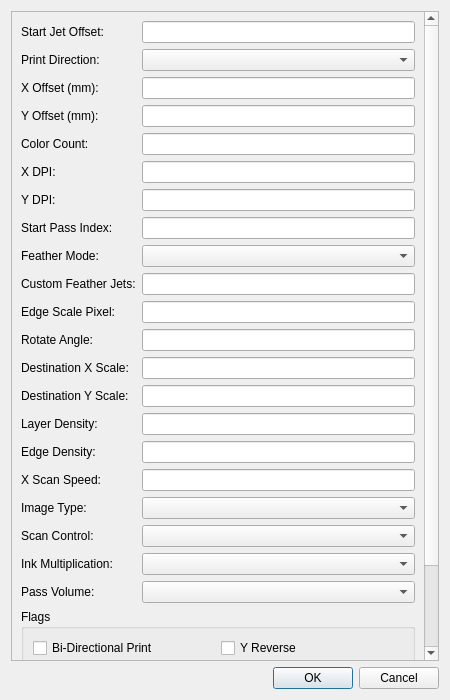
<?xml version="1.0" encoding="UTF-8"?>
<ui version="4.0">
 <class>ImgLayerSetDialog</class>
 <widget class="QDialog" name="ImgLayerSetDialog">
  <property name="geometry">
   <rect>
    <x>0</x>
    <y>0</y>
    <width>450</width>
    <height>700</height>
   </rect>
  </property>
  <property name="windowTitle">
   <string>Image Layer Settings</string>
  </property>
  <layout class="QVBoxLayout" name="verticalLayout">
   <item>
    <widget class="QScrollArea" name="scrollArea">
     <property name="widgetResizable">
      <bool>true</bool>
     </property>
     <widget class="QWidget" name="scrollAreaWidgetContents">
      <property name="geometry">
       <rect>
        <x>0</x>
        <y>0</y>
        <width>415</width>
        <height>800</height>
       </rect>
      </property>
      <layout class="QFormLayout" name="formLayout">
       <item row="0" column="0">
        <widget class="QLabel" name="label_1">
         <property name="text">
          <string>Start Jet Offset:</string>
         </property>
        </widget>
       </item>
       <item row="0" column="1">
        <widget class="QLineEdit" name="startJetOffLineEdit"/>
       </item>
       <item row="1" column="0">
        <widget class="QLabel" name="label_2">
         <property name="text">
          <string>Print Direction:</string>
         </property>
        </widget>
       </item>
       <item row="1" column="1">
        <widget class="QComboBox" name="prtDirComboBox"/>
       </item>
       <item row="2" column="0">
        <widget class="QLabel" name="label_3">
         <property name="text">
          <string>X Offset (mm):</string>
         </property>
        </widget>
       </item>
       <item row="2" column="1">
        <widget class="QLineEdit" name="xPosOffLineEdit"/>
       </item>
       <item row="3" column="0">
        <widget class="QLabel" name="label_4">
         <property name="text">
          <string>Y Offset (mm):</string>
         </property>
        </widget>
       </item>
       <item row="3" column="1">
        <widget class="QLineEdit" name="prtYOffetLineEdit"/>
       </item>
       <item row="4" column="0">
        <widget class="QLabel" name="label_5">
         <property name="text">
          <string>Color Count:</string>
         </property>
        </widget>
       </item>
       <item row="4" column="1">
        <widget class="QLineEdit" name="colorCntsLineEdit"/>
       </item>
       <item row="5" column="0">
        <widget class="QLabel" name="label_6">
         <property name="text">
          <string>X DPI:</string>
         </property>
        </widget>
       </item>
       <item row="5" column="1">
        <widget class="QLineEdit" name="xDPILineEdit"/>
       </item>
       <item row="6" column="0">
        <widget class="QLabel" name="label_7">
         <property name="text">
          <string>Y DPI:</string>
         </property>
        </widget>
       </item>
       <item row="6" column="1">
        <widget class="QLineEdit" name="yDPILineEdit"/>
       </item>
       <item row="7" column="0">
        <widget class="QLabel" name="label_8">
         <property name="text">
          <string>Start Pass Index:</string>
         </property>
        </widget>
       </item>
       <item row="7" column="1">
        <widget class="QLineEdit" name="startPassIndexLineEdit"/>
       </item>
       <item row="8" column="0">
        <widget class="QLabel" name="label_9">
         <property name="text">
          <string>Feather Mode:</string>
         </property>
        </widget>
       </item>
       <item row="8" column="1">
        <widget class="QComboBox" name="featherModeComboBox"/>
       </item>
       <item row="9" column="0">
        <widget class="QLabel" name="label_10">
         <property name="text">
          <string>Custom Feather Jets:</string>
         </property>
        </widget>
       </item>
       <item row="9" column="1">
        <widget class="QLineEdit" name="customFeatherJetsLineEdit"/>
       </item>
       <item row="10" column="0">
        <widget class="QLabel" name="label_11">
         <property name="text">
          <string>Edge Scale Pixel:</string>
         </property>
        </widget>
       </item>
       <item row="10" column="1">
        <widget class="QLineEdit" name="edgeScalePixelLineEdit"/>
       </item>
       <item row="11" column="0">
        <widget class="QLabel" name="label_12">
         <property name="text">
          <string>Rotate Angle:</string>
         </property>
        </widget>
       </item>
       <item row="11" column="1">
        <widget class="QLineEdit" name="rotateAngleLineEdit"/>
       </item>
       <item row="12" column="0">
        <widget class="QLabel" name="label_13">
         <property name="text">
          <string>Destination X Scale:</string>
         </property>
        </widget>
       </item>
       <item row="12" column="1">
        <widget class="QLineEdit" name="dstXScaleLineEdit"/>
       </item>
       <item row="13" column="0">
        <widget class="QLabel" name="label_14">
         <property name="text">
          <string>Destination Y Scale:</string>
         </property>
        </widget>
       </item>
       <item row="13" column="1">
        <widget class="QLineEdit" name="dstYScaleLineEdit"/>
       </item>
       <item row="14" column="0">
        <widget class="QLabel" name="label_15">
         <property name="text">
          <string>Layer Density:</string>
         </property>
        </widget>
       </item>
       <item row="14" column="1">
        <widget class="QLineEdit" name="layerDensityLineEdit"/>
       </item>
       <item row="15" column="0">
        <widget class="QLabel" name="label_16">
         <property name="text">
          <string>Edge Density:</string>
         </property>
        </widget>
       </item>
       <item row="15" column="1">
        <widget class="QLineEdit" name="edgeDensityLineEdit"/>
       </item>
       <item row="16" column="0">
        <widget class="QLabel" name="label_17">
         <property name="text">
          <string>X Scan Speed:</string>
         </property>
        </widget>
       </item>
       <item row="16" column="1">
        <widget class="QLineEdit" name="xScanSpdLineEdit"/>
       </item>
       <item row="17" column="0">
        <widget class="QLabel" name="label_18">
         <property name="text">
          <string>Image Type:</string>
         </property>
        </widget>
       </item>
       <item row="17" column="1">
        <widget class="QComboBox" name="imgTypeComboBox"/>
       </item>
       <item row="18" column="0">
        <widget class="QLabel" name="label_19">
         <property name="text">
          <string>Scan Control:</string>
         </property>
        </widget>
       </item>
       <item row="18" column="1">
        <widget class="QComboBox" name="scanCtlValueComboBox"/>
       </item>
       <item row="19" column="0">
        <widget class="QLabel" name="label_20">
         <property name="text">
          <string>Ink Multiplication:</string>
         </property>
        </widget>
       </item>
       <item row="19" column="1">
        <widget class="QComboBox" name="mulityInkComboBox"/>
       </item>
       <item row="20" column="0">
        <widget class="QLabel" name="label_21">
         <property name="text">
          <string>Pass Volume:</string>
         </property>
        </widget>
       </item>
       <item row="20" column="1">
        <widget class="QComboBox" name="passVolComboBox"/>
       </item>
       <item row="21" column="0" colspan="2">
        <widget class="QGroupBox" name="flagsGroupBox">
         <property name="title">
          <string>Flags</string>
         </property>
         <layout class="QGridLayout" name="gridLayout">
          <item row="0" column="0">
           <widget class="QCheckBox" name="doubleDirCheckBox">
            <property name="text">
             <string>Bi-Directional Print</string>
            </property>
           </widget>
          </item>
          <item row="0" column="1">
           <widget class="QCheckBox" name="yReverseCheckBox">
            <property name="text">
             <string>Y Reverse</string>
            </property>
           </widget>
          </item>
          <item row="1" column="0">
           <widget class="QCheckBox" name="xInsertCheckBox">
            <property name="text">
             <string>X Insert</string>
            </property>
           </widget>
          </item>
          <item row="1" column="1">
           <widget class="QCheckBox" name="switchByWhiteCheckBox">
            <property name="text">
             <string>Switch by White</string>
            </property>
           </widget>
          </item>
          <item row="2" column="0">
           <widget class="QCheckBox" name="edgeNoReduceCheckBox">
            <property name="text">
             <string>Edge No Reduce</string>
            </property>
           </widget>
          </item>
          <item row="2" column="1">
           <widget class="QCheckBox" name="prtAreaCheckBox">
            <property name="text">
             <string>Prt Area</string>
            </property>
           </widget>
          </item>
          <item row="3" column="0">
           <widget class="QCheckBox" name="grayBitsCheckBox">
            <property name="text">
             <string>2-bit Grayscale</string>
            </property>
           </widget>
          </item>
         </layout>
        </widget>
       </item>
      </layout>
     </widget>
    </widget>
   </item>
   <item>
    <widget class="QDialogButtonBox" name="buttonBox">
     <property name="orientation">
      <enum>Qt::Horizontal</enum>
     </property>
     <property name="standardButtons">
      <set>QDialogButtonBox::Cancel|QDialogButtonBox::Ok</set>
     </property>
    </widget>
   </item>
  </layout>
 </widget>
 <resources/>
 <connections>
  <connection>
   <sender>buttonBox</sender>
   <signal>accepted()</signal>
   <receiver>ImgLayerSetDialog</receiver>
   <slot>accept()</slot>
   <hints>
    <hint type="sourcelabel">
     <x>248</x>
     <y>254</y>
    </hint>
    <hint type="destinationlabel">
     <x>157</x>
     <y>274</y>
    </hint>
   </hints>
  </connection>
  <connection>
   <sender>buttonBox</sender>
   <signal>rejected()</signal>
   <receiver>ImgLayerSetDialog</receiver>
   <slot>reject()</slot>
   <hints>
    <hint type="sourcelabel">
     <x>316</x>
     <y>260</y>
    </hint>
    <hint type="destinationlabel">
     <x>286</x>
     <y>274</y>
    </hint>
   </hints>
  </connection>
 </connections>
</ui>
